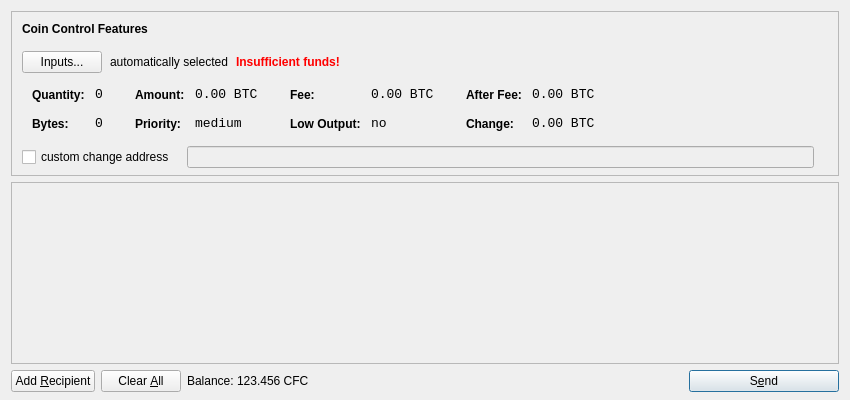
<?xml version="1.0" encoding="UTF-8"?>
<ui version="4.0">
 <class>SendCoinsDialog</class>
 <widget class="QDialog" name="SendCoinsDialog">
  <property name="geometry">
   <rect>
    <x>0</x>
    <y>0</y>
    <width>850</width>
    <height>400</height>
   </rect>
  </property>
  <property name="windowTitle">
   <string>Send Coins</string>
  </property>
  <layout class="QVBoxLayout" name="verticalLayout" stretch="0,1,0">
   <property name="bottomMargin">
    <number>8</number>
   </property>
   <item>
    <widget class="QFrame" name="frameCoinControl">
     <property name="sizePolicy">
      <sizepolicy hsizetype="Expanding" vsizetype="Expanding">
       <horstretch>0</horstretch>
       <verstretch>0</verstretch>
      </sizepolicy>
     </property>
     <property name="maximumSize">
      <size>
       <width>16777215</width>
       <height>16777215</height>
      </size>
     </property>
     <property name="frameShape">
      <enum>QFrame::StyledPanel</enum>
     </property>
     <property name="frameShadow">
      <enum>QFrame::Sunken</enum>
     </property>
     <layout class="QVBoxLayout" name="verticalLayoutCoinControl2">
      <property name="spacing">
       <number>-1</number>
      </property>
      <property name="leftMargin">
       <number>0</number>
      </property>
      <property name="topMargin">
       <number>0</number>
      </property>
      <property name="rightMargin">
       <number>0</number>
      </property>
      <property name="bottomMargin">
       <number>6</number>
      </property>
      <item>
       <layout class="QVBoxLayout" name="verticalLayoutCoinControl" stretch="0,0,0,0,1">
        <property name="spacing">
         <number>0</number>
        </property>
        <property name="leftMargin">
         <number>10</number>
        </property>
        <property name="topMargin">
         <number>10</number>
        </property>
        <item>
         <layout class="QHBoxLayout" name="horizontalLayoutCoinControl1">
          <property name="bottomMargin">
           <number>15</number>
          </property>
          <item>
           <widget class="QLabel" name="labelCoinControlFeatures">
            <property name="sizePolicy">
             <sizepolicy hsizetype="Preferred" vsizetype="Maximum">
              <horstretch>0</horstretch>
              <verstretch>0</verstretch>
             </sizepolicy>
            </property>
            <property name="font">
             <font>
              <weight>75</weight>
              <bold>true</bold>
             </font>
            </property>
            <property name="styleSheet">
             <string notr="true">font-weight:bold;</string>
            </property>
            <property name="text">
             <string>Coin Control Features</string>
            </property>
           </widget>
          </item>
         </layout>
        </item>
        <item>
         <layout class="QHBoxLayout" name="horizontalLayoutCoinControl2" stretch="0,0,0,0">
          <property name="spacing">
           <number>8</number>
          </property>
          <property name="bottomMargin">
           <number>10</number>
          </property>
          <item>
           <widget class="QPushButton" name="pushButtonCoinControl">
            <property name="styleSheet">
             <string notr="true"/>
            </property>
            <property name="text">
             <string>Inputs...</string>
            </property>
           </widget>
          </item>
          <item>
           <widget class="QLabel" name="labelCoinControlAutomaticallySelected">
            <property name="text">
             <string>automatically selected</string>
            </property>
            <property name="margin">
             <number>5</number>
            </property>
           </widget>
          </item>
          <item>
           <widget class="QLabel" name="labelCoinControlInsuffFunds">
            <property name="font">
             <font>
              <weight>75</weight>
              <bold>true</bold>
             </font>
            </property>
            <property name="styleSheet">
             <string notr="true">color:red;font-weight:bold;</string>
            </property>
            <property name="text">
             <string>Insufficient funds!</string>
            </property>
            <property name="margin">
             <number>5</number>
            </property>
           </widget>
          </item>
          <item>
           <spacer name="horizontalSpacerCoinControl">
            <property name="orientation">
             <enum>Qt::Horizontal</enum>
            </property>
            <property name="sizeHint" stdset="0">
             <size>
              <width>40</width>
              <height>1</height>
             </size>
            </property>
           </spacer>
          </item>
         </layout>
        </item>
        <item>
         <widget class="QWidget" name="widgetCoinControl" native="true">
          <property name="sizePolicy">
           <sizepolicy hsizetype="Preferred" vsizetype="Preferred">
            <horstretch>0</horstretch>
            <verstretch>0</verstretch>
           </sizepolicy>
          </property>
          <property name="minimumSize">
           <size>
            <width>0</width>
            <height>0</height>
           </size>
          </property>
          <property name="styleSheet">
           <string notr="true"/>
          </property>
          <layout class="QHBoxLayout" name="horizontalLayoutCoinControl5">
           <property name="margin">
            <number>0</number>
           </property>
           <item>
            <layout class="QHBoxLayout" name="horizontalLayoutCoinControl3" stretch="0,0,0,1">
             <property name="spacing">
              <number>20</number>
             </property>
             <property name="topMargin">
              <number>0</number>
             </property>
             <property name="bottomMargin">
              <number>10</number>
             </property>
             <item>
              <layout class="QFormLayout" name="formLayoutCoinControl1">
               <property name="horizontalSpacing">
                <number>10</number>
               </property>
               <property name="verticalSpacing">
                <number>14</number>
               </property>
               <property name="leftMargin">
                <number>10</number>
               </property>
               <property name="topMargin">
                <number>4</number>
               </property>
               <property name="rightMargin">
                <number>6</number>
               </property>
               <item row="0" column="0">
                <widget class="QLabel" name="labelCoinControlQuantityText">
                 <property name="styleSheet">
                  <string notr="true">font-weight:bold;</string>
                 </property>
                 <property name="text">
                  <string>Quantity:</string>
                 </property>
                 <property name="margin">
                  <number>0</number>
                 </property>
                </widget>
               </item>
               <item row="0" column="1">
                <widget class="QLabel" name="labelCoinControlQuantity">
                 <property name="font">
                  <font>
                   <family>Monospace</family>
                   <pointsize>10</pointsize>
                  </font>
                 </property>
                 <property name="cursor">
                  <cursorShape>IBeamCursor</cursorShape>
                 </property>
                 <property name="contextMenuPolicy">
                  <enum>Qt::ActionsContextMenu</enum>
                 </property>
                 <property name="text">
                  <string notr="true">0</string>
                 </property>
                 <property name="margin">
                  <number>0</number>
                 </property>
                 <property name="textInteractionFlags">
                  <set>Qt::LinksAccessibleByMouse|Qt::TextSelectableByKeyboard|Qt::TextSelectableByMouse</set>
                 </property>
                </widget>
               </item>
               <item row="1" column="0">
                <widget class="QLabel" name="labelCoinControlBytesText">
                 <property name="styleSheet">
                  <string notr="true">font-weight:bold;</string>
                 </property>
                 <property name="text">
                  <string>Bytes:</string>
                 </property>
                </widget>
               </item>
               <item row="1" column="1">
                <widget class="QLabel" name="labelCoinControlBytes">
                 <property name="font">
                  <font>
                   <family>Monospace</family>
                   <pointsize>10</pointsize>
                  </font>
                 </property>
                 <property name="cursor">
                  <cursorShape>IBeamCursor</cursorShape>
                 </property>
                 <property name="contextMenuPolicy">
                  <enum>Qt::ActionsContextMenu</enum>
                 </property>
                 <property name="text">
                  <string notr="true">0</string>
                 </property>
                 <property name="textInteractionFlags">
                  <set>Qt::LinksAccessibleByMouse|Qt::TextSelectableByKeyboard|Qt::TextSelectableByMouse</set>
                 </property>
                </widget>
               </item>
              </layout>
             </item>
             <item>
              <layout class="QFormLayout" name="formLayoutCoinControl2">
               <property name="horizontalSpacing">
                <number>10</number>
               </property>
               <property name="verticalSpacing">
                <number>14</number>
               </property>
               <property name="leftMargin">
                <number>6</number>
               </property>
               <property name="topMargin">
                <number>4</number>
               </property>
               <property name="rightMargin">
                <number>6</number>
               </property>
               <item row="0" column="0">
                <widget class="QLabel" name="labelCoinControlAmountText">
                 <property name="styleSheet">
                  <string notr="true">font-weight:bold;</string>
                 </property>
                 <property name="text">
                  <string>Amount:</string>
                 </property>
                 <property name="margin">
                  <number>0</number>
                 </property>
                </widget>
               </item>
               <item row="0" column="1">
                <widget class="QLabel" name="labelCoinControlAmount">
                 <property name="font">
                  <font>
                   <family>Monospace</family>
                   <pointsize>10</pointsize>
                  </font>
                 </property>
                 <property name="cursor">
                  <cursorShape>IBeamCursor</cursorShape>
                 </property>
                 <property name="contextMenuPolicy">
                  <enum>Qt::ActionsContextMenu</enum>
                 </property>
                 <property name="text">
                  <string notr="true">0.00 BTC</string>
                 </property>
                 <property name="textInteractionFlags">
                  <set>Qt::LinksAccessibleByMouse|Qt::TextSelectableByKeyboard|Qt::TextSelectableByMouse</set>
                 </property>
                </widget>
               </item>
               <item row="1" column="0">
                <widget class="QLabel" name="labelCoinControlPriorityText">
                 <property name="styleSheet">
                  <string notr="true">font-weight:bold;</string>
                 </property>
                 <property name="text">
                  <string>Priority:</string>
                 </property>
                </widget>
               </item>
               <item row="1" column="1">
                <widget class="QLabel" name="labelCoinControlPriority">
                 <property name="font">
                  <font>
                   <family>Monospace</family>
                   <pointsize>10</pointsize>
                  </font>
                 </property>
                 <property name="cursor">
                  <cursorShape>IBeamCursor</cursorShape>
                 </property>
                 <property name="contextMenuPolicy">
                  <enum>Qt::ActionsContextMenu</enum>
                 </property>
                 <property name="text">
                  <string>medium</string>
                 </property>
                 <property name="textInteractionFlags">
                  <set>Qt::LinksAccessibleByMouse|Qt::TextSelectableByKeyboard|Qt::TextSelectableByMouse</set>
                 </property>
                </widget>
               </item>
              </layout>
             </item>
             <item>
              <layout class="QFormLayout" name="formLayoutCoinControl3">
               <property name="horizontalSpacing">
                <number>10</number>
               </property>
               <property name="verticalSpacing">
                <number>14</number>
               </property>
               <property name="leftMargin">
                <number>6</number>
               </property>
               <property name="topMargin">
                <number>4</number>
               </property>
               <property name="rightMargin">
                <number>6</number>
               </property>
               <item row="0" column="0">
                <widget class="QLabel" name="labelCoinControlFeeText">
                 <property name="styleSheet">
                  <string notr="true">font-weight:bold;</string>
                 </property>
                 <property name="text">
                  <string>Fee:</string>
                 </property>
                 <property name="margin">
                  <number>0</number>
                 </property>
                </widget>
               </item>
               <item row="0" column="1">
                <widget class="QLabel" name="labelCoinControlFee">
                 <property name="font">
                  <font>
                   <family>Monospace</family>
                   <pointsize>10</pointsize>
                  </font>
                 </property>
                 <property name="cursor">
                  <cursorShape>IBeamCursor</cursorShape>
                 </property>
                 <property name="contextMenuPolicy">
                  <enum>Qt::ActionsContextMenu</enum>
                 </property>
                 <property name="text">
                  <string notr="true">0.00 BTC</string>
                 </property>
                 <property name="textInteractionFlags">
                  <set>Qt::LinksAccessibleByMouse|Qt::TextSelectableByKeyboard|Qt::TextSelectableByMouse</set>
                 </property>
                </widget>
               </item>
               <item row="1" column="0">
                <widget class="QLabel" name="labelCoinControlLowOutputText">
                 <property name="styleSheet">
                  <string notr="true">font-weight:bold;</string>
                 </property>
                 <property name="text">
                  <string>Low Output:</string>
                 </property>
                </widget>
               </item>
               <item row="1" column="1">
                <widget class="QLabel" name="labelCoinControlLowOutput">
                 <property name="font">
                  <font>
                   <family>Monospace</family>
                   <pointsize>10</pointsize>
                  </font>
                 </property>
                 <property name="cursor">
                  <cursorShape>IBeamCursor</cursorShape>
                 </property>
                 <property name="contextMenuPolicy">
                  <enum>Qt::ActionsContextMenu</enum>
                 </property>
                 <property name="text">
                  <string>no</string>
                 </property>
                 <property name="textInteractionFlags">
                  <set>Qt::LinksAccessibleByMouse|Qt::TextSelectableByKeyboard|Qt::TextSelectableByMouse</set>
                 </property>
                </widget>
               </item>
              </layout>
             </item>
             <item>
              <layout class="QFormLayout" name="formLayoutCoinControl4">
               <property name="horizontalSpacing">
                <number>10</number>
               </property>
               <property name="verticalSpacing">
                <number>14</number>
               </property>
               <property name="leftMargin">
                <number>6</number>
               </property>
               <property name="topMargin">
                <number>4</number>
               </property>
               <property name="rightMargin">
                <number>6</number>
               </property>
               <item row="0" column="0">
                <widget class="QLabel" name="labelCoinControlAfterFeeText">
                 <property name="styleSheet">
                  <string notr="true">font-weight:bold;</string>
                 </property>
                 <property name="text">
                  <string>After Fee:</string>
                 </property>
                 <property name="margin">
                  <number>0</number>
                 </property>
                </widget>
               </item>
               <item row="0" column="1">
                <widget class="QLabel" name="labelCoinControlAfterFee">
                 <property name="font">
                  <font>
                   <family>Monospace</family>
                   <pointsize>10</pointsize>
                  </font>
                 </property>
                 <property name="cursor">
                  <cursorShape>IBeamCursor</cursorShape>
                 </property>
                 <property name="contextMenuPolicy">
                  <enum>Qt::ActionsContextMenu</enum>
                 </property>
                 <property name="text">
                  <string notr="true">0.00 BTC</string>
                 </property>
                 <property name="textInteractionFlags">
                  <set>Qt::LinksAccessibleByMouse|Qt::TextSelectableByKeyboard|Qt::TextSelectableByMouse</set>
                 </property>
                </widget>
               </item>
               <item row="1" column="0">
                <widget class="QLabel" name="labelCoinControlChangeText">
                 <property name="styleSheet">
                  <string notr="true">font-weight:bold;</string>
                 </property>
                 <property name="text">
                  <string>Change:</string>
                 </property>
                </widget>
               </item>
               <item row="1" column="1">
                <widget class="QLabel" name="labelCoinControlChange">
                 <property name="font">
                  <font>
                   <family>Monospace</family>
                   <pointsize>10</pointsize>
                  </font>
                 </property>
                 <property name="cursor">
                  <cursorShape>IBeamCursor</cursorShape>
                 </property>
                 <property name="contextMenuPolicy">
                  <enum>Qt::ActionsContextMenu</enum>
                 </property>
                 <property name="text">
                  <string notr="true">0.00 BTC</string>
                 </property>
                 <property name="textInteractionFlags">
                  <set>Qt::LinksAccessibleByMouse|Qt::TextSelectableByKeyboard|Qt::TextSelectableByMouse</set>
                 </property>
                </widget>
               </item>
              </layout>
             </item>
            </layout>
           </item>
          </layout>
         </widget>
        </item>
        <item>
         <layout class="QHBoxLayout" name="horizontalLayoutCoinControl4" stretch="0,0,0">
          <property name="spacing">
           <number>12</number>
          </property>
          <property name="sizeConstraint">
           <enum>QLayout::SetDefaultConstraint</enum>
          </property>
          <property name="topMargin">
           <number>5</number>
          </property>
          <property name="rightMargin">
           <number>5</number>
          </property>
          <item>
           <widget class="QCheckBox" name="checkBoxCoinControlChange">
            <property name="text">
             <string>custom change address</string>
            </property>
           </widget>
          </item>
          <item>
           <widget class="QLineEdit" name="lineEditCoinControlChange">
            <property name="enabled">
             <bool>false</bool>
            </property>
            <property name="sizePolicy">
             <sizepolicy hsizetype="Expanding" vsizetype="Fixed">
              <horstretch>0</horstretch>
              <verstretch>0</verstretch>
             </sizepolicy>
            </property>
           </widget>
          </item>
          <item>
           <widget class="QLabel" name="labelCoinControlChangeLabel">
            <property name="sizePolicy">
             <sizepolicy hsizetype="Preferred" vsizetype="Expanding">
              <horstretch>0</horstretch>
              <verstretch>0</verstretch>
             </sizepolicy>
            </property>
            <property name="minimumSize">
             <size>
              <width>0</width>
              <height>0</height>
             </size>
            </property>
            <property name="text">
             <string/>
            </property>
            <property name="margin">
             <number>3</number>
            </property>
           </widget>
          </item>
         </layout>
        </item>
        <item>
         <spacer name="verticalSpacerCoinControl">
          <property name="orientation">
           <enum>Qt::Vertical</enum>
          </property>
          <property name="sizeHint" stdset="0">
           <size>
            <width>800</width>
            <height>1</height>
           </size>
          </property>
         </spacer>
        </item>
       </layout>
      </item>
     </layout>
    </widget>
   </item>
   <item>
    <widget class="QScrollArea" name="scrollArea">
     <property name="widgetResizable">
      <bool>true</bool>
     </property>
     <widget class="QWidget" name="scrollAreaWidgetContents">
      <property name="geometry">
       <rect>
        <x>0</x>
        <y>0</y>
        <width>830</width>
        <height>165</height>
       </rect>
      </property>
      <layout class="QVBoxLayout" name="verticalLayout_2">
       <property name="margin">
        <number>0</number>
       </property>
       <item>
        <layout class="QVBoxLayout" name="entries">
         <property name="spacing">
          <number>6</number>
         </property>
        </layout>
       </item>
       <item>
        <spacer name="verticalSpacer">
         <property name="orientation">
          <enum>Qt::Vertical</enum>
         </property>
         <property name="sizeHint" stdset="0">
          <size>
           <width>20</width>
           <height>40</height>
          </size>
         </property>
        </spacer>
       </item>
      </layout>
     </widget>
    </widget>
   </item>
   <item>
    <layout class="QHBoxLayout" name="horizontalLayout">
     <item>
      <widget class="QPushButton" name="addButton">
       <property name="toolTip">
        <string>Send to multiple recipients at once</string>
       </property>
       <property name="text">
        <string>Add &amp;Recipient</string>
       </property>
       <property name="icon">
        <iconset resource="../bitcoin.qrc">
         <normaloff>:/icons/add</normaloff>:/icons/add</iconset>
       </property>
       <property name="autoDefault">
        <bool>false</bool>
       </property>
      </widget>
     </item>
     <item>
      <widget class="QPushButton" name="clearButton">
       <property name="sizePolicy">
        <sizepolicy hsizetype="Minimum" vsizetype="Fixed">
         <horstretch>0</horstretch>
         <verstretch>0</verstretch>
        </sizepolicy>
       </property>
       <property name="toolTip">
        <string>Remove all transaction fields</string>
       </property>
       <property name="text">
        <string>Clear &amp;All</string>
       </property>
       <property name="icon">
        <iconset resource="../bitcoin.qrc">
         <normaloff>:/icons/remove</normaloff>:/icons/remove</iconset>
       </property>
       <property name="autoRepeatDelay">
        <number>300</number>
       </property>
       <property name="autoDefault">
        <bool>false</bool>
       </property>
      </widget>
     </item>
     <item>
      <layout class="QHBoxLayout" name="horizontalLayout_2">
       <property name="spacing">
        <number>3</number>
       </property>
       <item>
        <widget class="QLabel" name="label">
         <property name="text">
          <string>Balance:</string>
         </property>
        </widget>
       </item>
       <item>
        <widget class="QLabel" name="labelBalance">
         <property name="cursor">
          <cursorShape>IBeamCursor</cursorShape>
         </property>
         <property name="text">
          <string>123.456 CFC</string>
         </property>
         <property name="textInteractionFlags">
          <set>Qt::LinksAccessibleByMouse|Qt::TextSelectableByKeyboard|Qt::TextSelectableByMouse</set>
         </property>
        </widget>
       </item>
      </layout>
     </item>
     <item>
      <spacer name="horizontalSpacer">
       <property name="orientation">
        <enum>Qt::Horizontal</enum>
       </property>
       <property name="sizeHint" stdset="0">
        <size>
         <width>40</width>
         <height>20</height>
        </size>
       </property>
      </spacer>
     </item>
     <item>
      <widget class="QPushButton" name="sendButton">
       <property name="minimumSize">
        <size>
         <width>150</width>
         <height>0</height>
        </size>
       </property>
       <property name="toolTip">
        <string>Confirm the send action</string>
       </property>
       <property name="text">
        <string>S&amp;end</string>
       </property>
       <property name="icon">
        <iconset resource="../bitcoin.qrc">
         <normaloff>:/icons/send</normaloff>:/icons/send</iconset>
       </property>
       <property name="default">
        <bool>true</bool>
       </property>
      </widget>
     </item>
    </layout>
   </item>
  </layout>
 </widget>
 <resources>
  <include location="../bitcoin.qrc"/>
 </resources>
 <connections/>
</ui>
